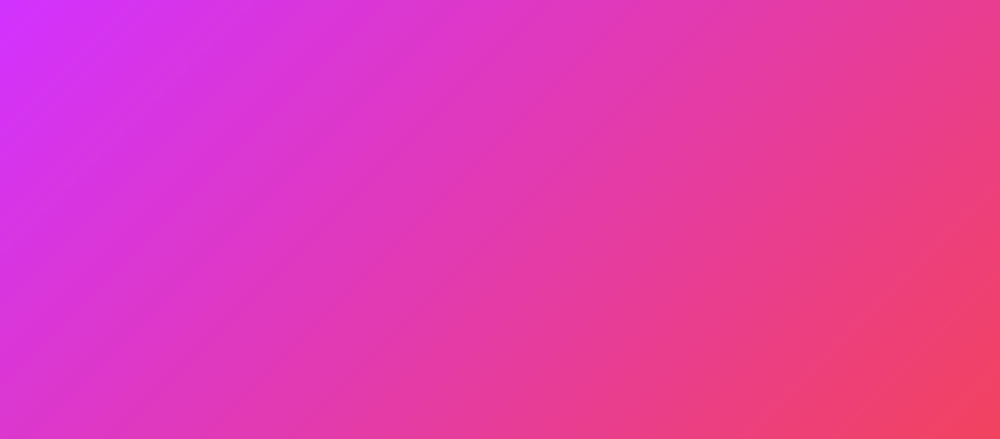
#> input picture data/app_background_image.png, 1000 x 439 px, shrunk from 4920 x 2160 before the run
$ python 'next_scr copy.py'   (older library calls are emulated)
#> lines starting #> are read from the running program, lines starting #| are printed output that depends on the picture
# "data/app_background_image.png"
# "result/next_result.png"
# 'data/fonts/Archangelsk.ttf'

from PIL import Image, ImageDraw, ImageFont
import textwrap

# Загрузка фонового изображения
background_image = Image.open("data/app_background_image.png")
#> background_image is the input picture: PIL image 1000x439 RGBA; mean R, G, B, A 226.2, 58.3, 175.2, 255

# Создание объекта ImageDraw для рисования на изображении
draw = ImageDraw.Draw(background_image)

# Текст для отображения
text = "Это длинный текст, который нужно разбить на несколько строк для отображения на изображении."

# Шрифт и размер
font = ImageFont.truetype("arial.ttf", 124)  # Замените на путь к вашему шрифту и размер шрифта

# Разделение текста на строки
lines = textwrap.wrap(text, width=40)  # Здесь 30 - это максимальная ширина строки

# Координаты начальной точки для отображения текста
x = background_image.width // 2
#> x = 500
y = background_image.height // 2
#> y = 219

# Отображение каждой строки текста
for line in lines:
    # Рассчитываем размер текста
    text_width, text_height = draw.textsize(line, font=font)

    # Определение координат для выравнивания текста по центру
    x_start = x - text_width // 2
    y_start = y - text_height // 2

    # Рисуем текст на изображении
    draw.text((x_start, y_start), line, fill="white", font=font)

    # Сдвигаем координату y для отображения следующей строки текста
    y += text_height + 20  # 10 - это расстояние между строками
#> this loop made 3 passes
#> (text_width, x_start, y_start, y) on passes 1 to 3: (2923, -961, 148, 381), (2679, -839, 310, 543), (923, 39, 472, 705)
#> after the loop, y = 705

# Сохраняем результат
background_image.save("result/next_result2.png")
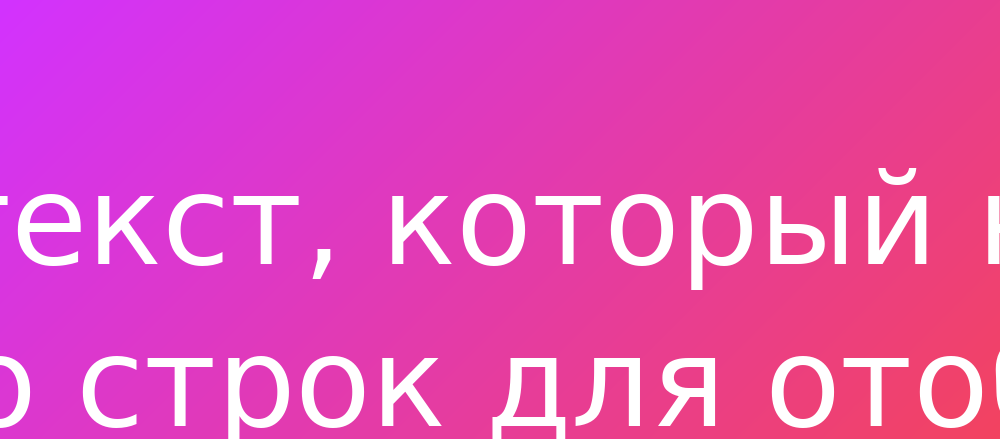
#> saved as next_result2.png: PIL image 1000x439 RGBA; mean R, G, B, A 228.8, 77.4, 184.1, 255
